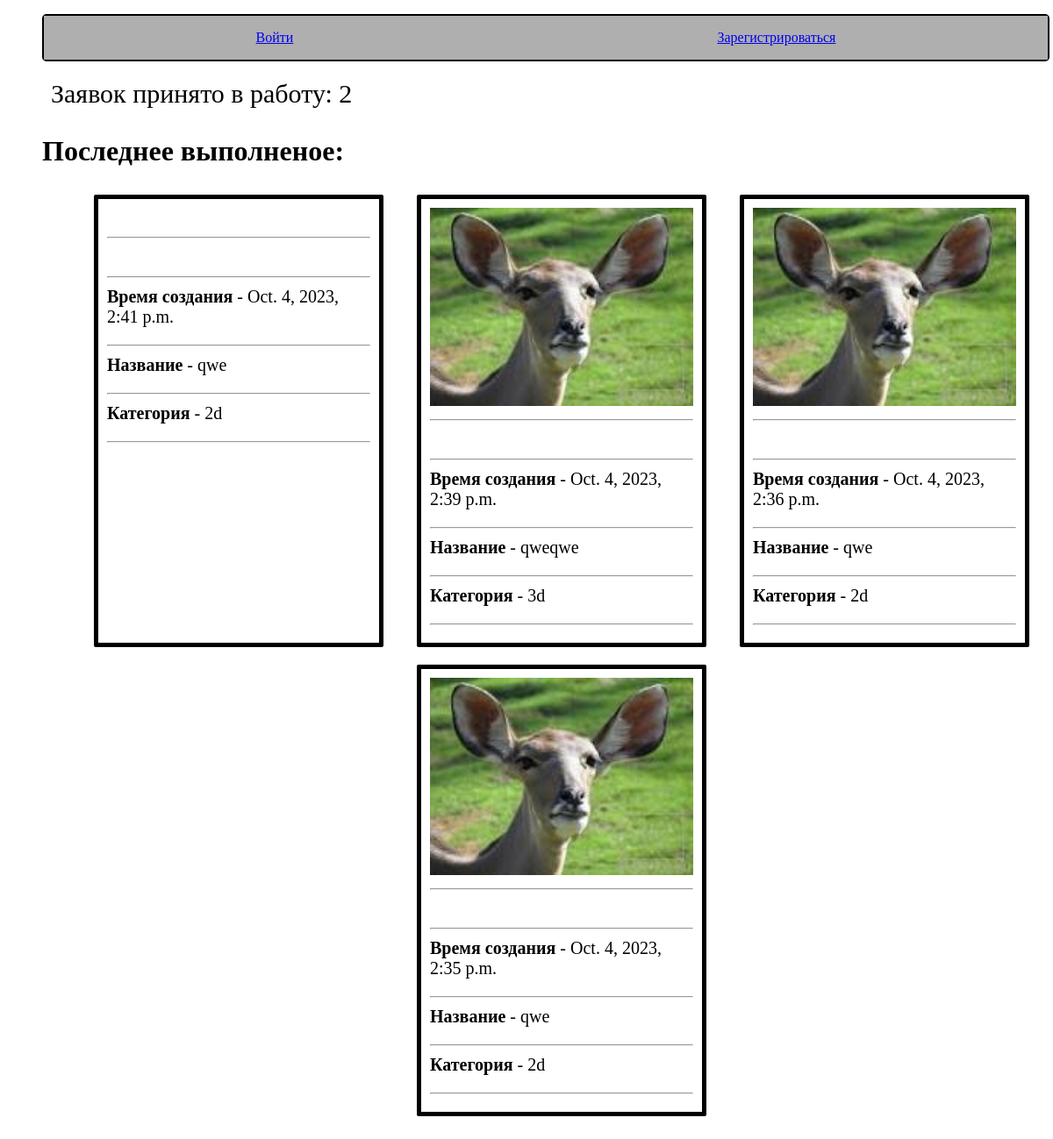
The app's page /interior/, older data.
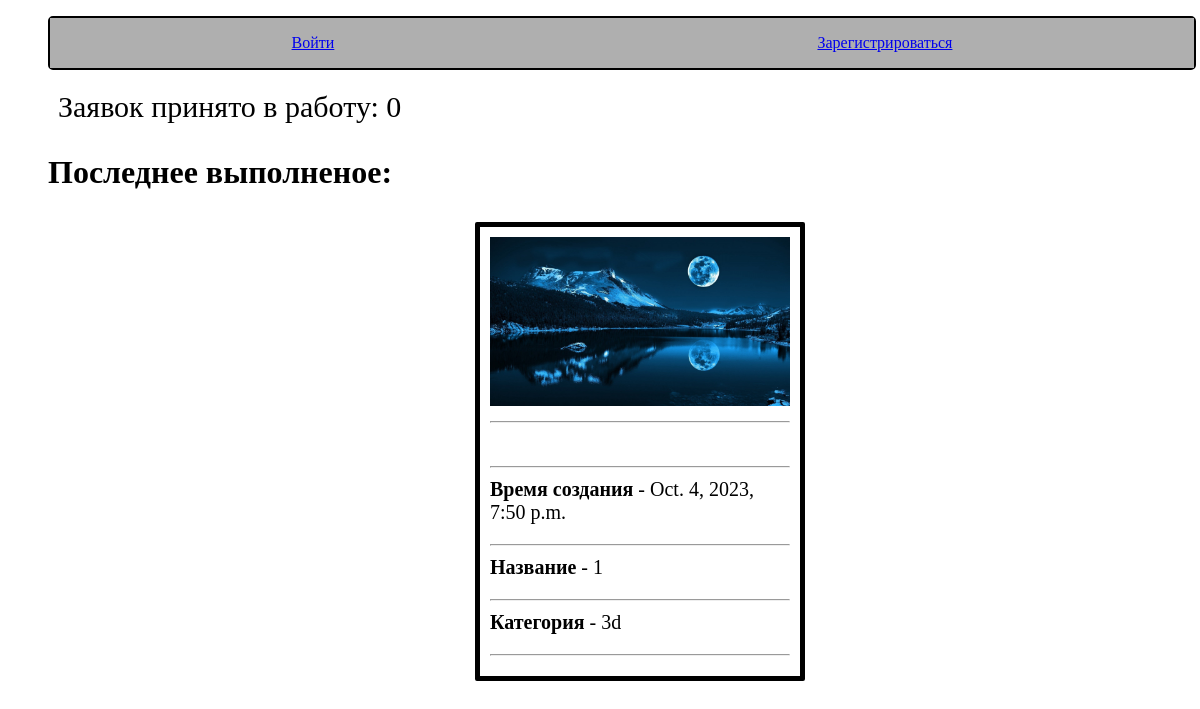
The same page, newer data.
### interior/models.py (models this page shows, shortened)
class Zayavka(models.Model):
    STATUS = (
        ('new', 'Новая'),
        ('done', 'Выполнено'),
        ('accepted', 'Принято в работу'),
    )
    name_z = models.CharField('Название', max_length = 30 )
    desc_z = models.TextField('Описание', max_length = 300)
    category = models.ForeignKey(Category,verbose_name="Категория",on_delete=models.CASCADE,null=True,blank=True)
    status = models.CharField(max_length=10, choices=STATUS, default='new',blank=True,null=True, help_text='Состояние заявки')
    time_z = models.DateTimeField(auto_now_add=True, editable=True,verbose_name="Время создания",blank=True,null=True, )
    image = models.FileField(validators=[file_size])
    user_z = models.ForeignKey(User,verbose_name="пользователь", on_delete=models.SET_NULL,null=True,blank=True)
    image_done = models.FileField(null=True,blank=True)
    comment = models.TextField('Комментарий', max_length=300,null=True,blank=True)

class Category(models.Model):
    name_category = models.CharField('Название', max_length = 30 )
    def __str__(self):
        return self.name_category

### interior/views.py (the view)
# urls.py: path('', views.Index.as_view(), name='index'),
class Index(ListView):
    template_name = 'index.html'
    model = Zayavka
    def get_context_data(self, **kwargs):
        context = super(Index, self).get_context_data(**kwargs)
        context['accepted_count'] = Zayavka.objects.filter(status='accepted').count()
        return context
    def get_queryset(self):
        return Zayavka.objects.filter(status="done").order_by('-time_z')[:4]

### interior/templates/index.html (shortened to what this page needs)
{%extends 'base_generic.html'%}
{% block content %}
    <p class="count">Заявок принято в работу: {{accepted_count}}</p>
    <h1>Последнее выполненое:</h1>
    <ul class="cards">
      {% for z in zayavka_list %}
      <li class="card">
        <img src="{{ z.image.url }}" alt=""><hr>
        <img src="{{ z.image_done }}" alt=""><hr>
        <p><b>Время создания</b> - {{z.time_z}}</p> <hr>
        <p><b>Название</b> - {{z.name_z}}</p><hr>
        <p><b>Категория</b> - {{z.category}}</p><hr>
      </li>
      {% endfor %}
    </ul>
{% endblock %}

Row changes from the older to the newer data that the page shows:
removed Zayavka: time_z "Oct. 4, 2023, 2:41 p.m.", name_z "qwe", category "2d"
removed Zayavka: image (picture), time_z "Oct. 4, 2023, 2:39 p.m.", name_z "qweqwe", category "3d"
removed Zayavka: image (picture), time_z "Oct. 4, 2023, 2:36 p.m.", name_z "qwe", category "2d"
removed Zayavka: image (picture), time_z "Oct. 4, 2023, 2:35 p.m.", name_z "qwe", category "2d"
added Zayavka: image (picture), time_z "Oct. 4, 2023, 7:50 p.m.", name_z "1", category "3d"
Text that changed along with them:
{{ accepted_count }}: "2" → "0"
